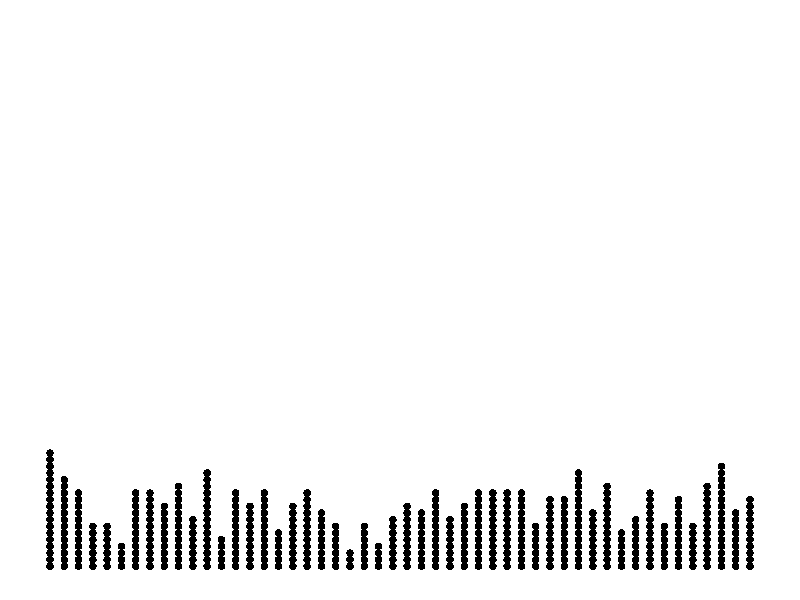

Reproduce this figure in R.
args = commandArgs()
basename = sub(".R$", "", sub("^--file=(.*/)?", "", args[grep("^--file=", args)]))
if (length(basename) != 0)
    quartz(type="pdf", file=paste0(basename, ".pdf"), width=7, height=1.5)
par(family="HiraKakuProN-W3")
par(mgp=c(2,0.8,0)) # title and axis margins. default: c(3,1,0)
par(mar=c(0.5,1,0,1)+0.1) # bottom, left, top, right margins. default: c(5,4,4,2)+0.1
set.seed(2015)
stripchart(sample(1:50, 500, replace=TRUE),
           pch=16, method="stack", axes=FALSE, at=0)
dev.off()
